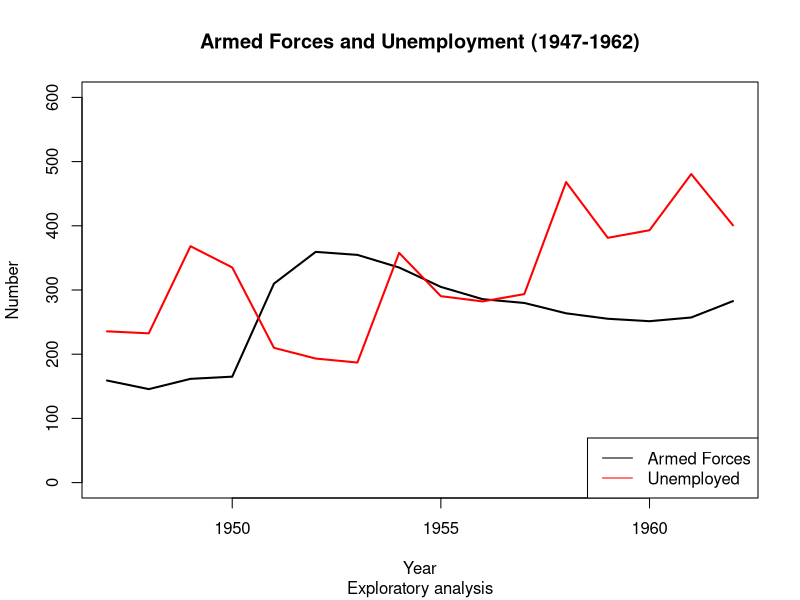
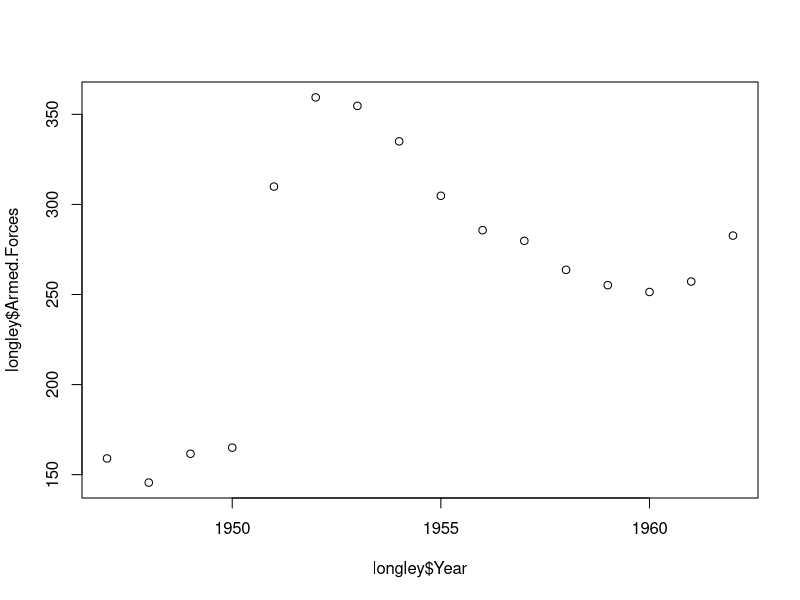
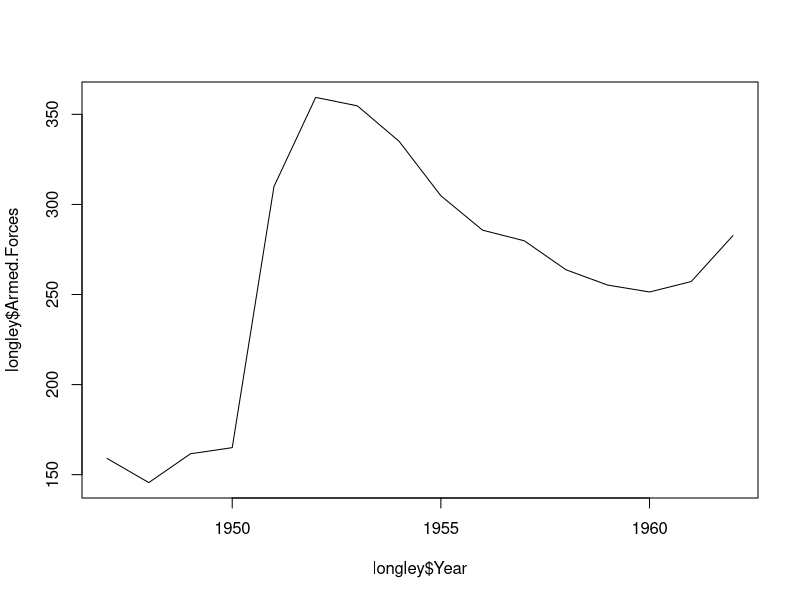
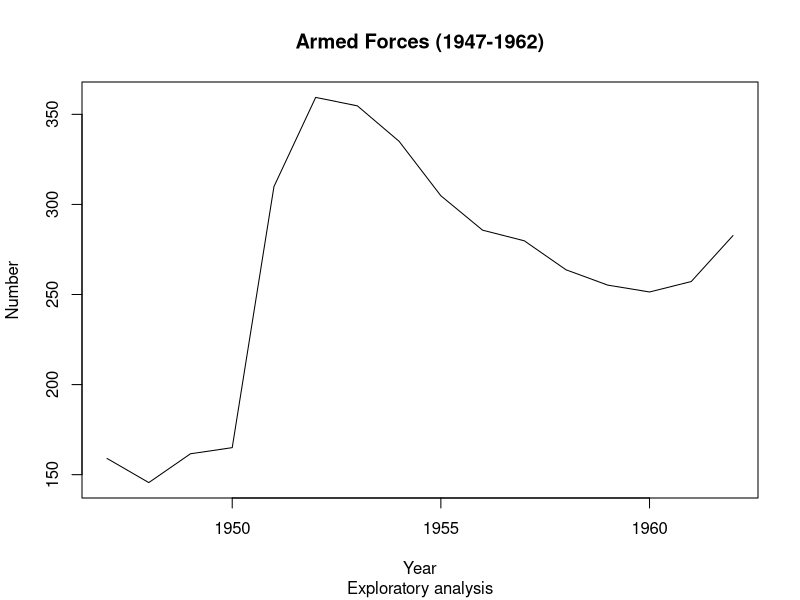
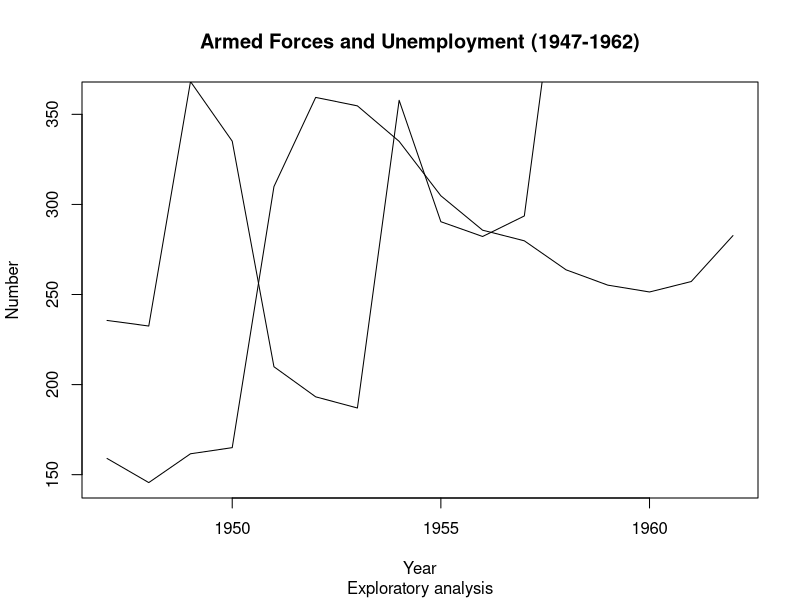
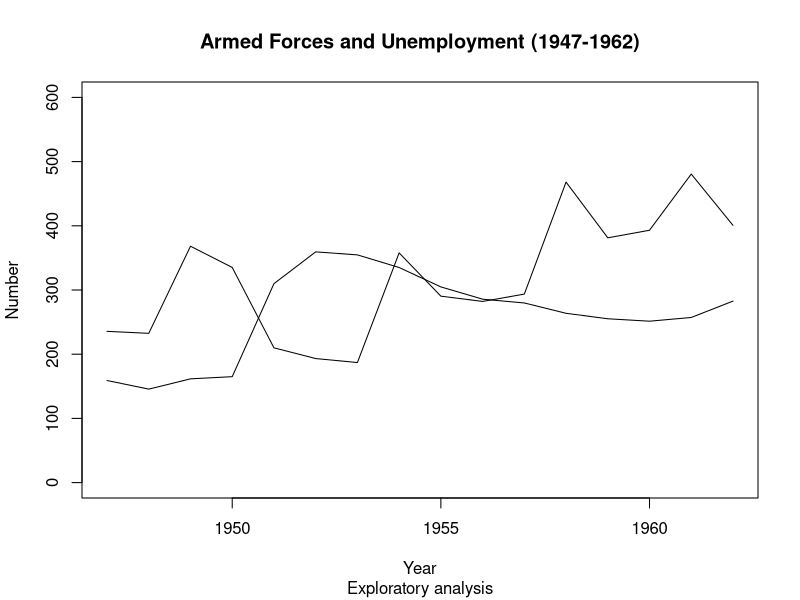
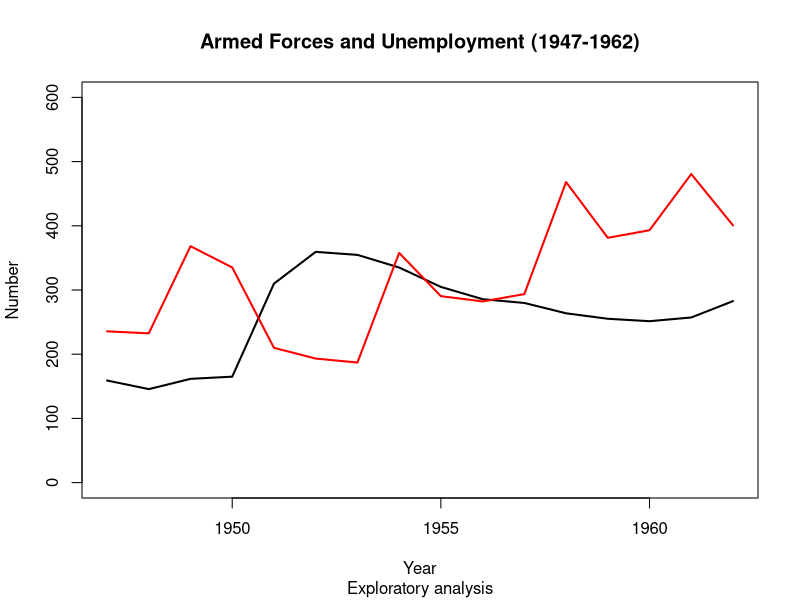
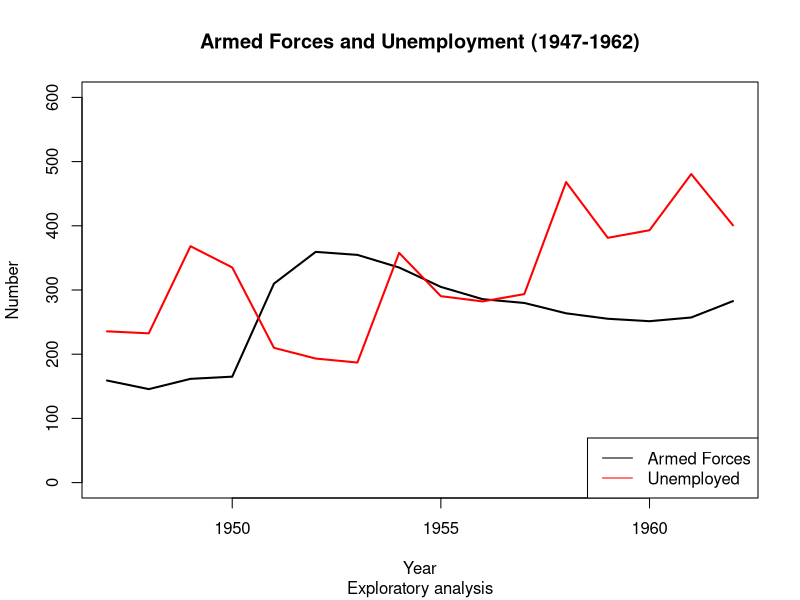

Write R code to recreate these figures, in order.
## ---- chunk 1
knitr::opts_chunk$set(eval=TRUE,echo = TRUE,collapse=TRUE,out.width = '80%')
#install.packages('dplyr')
#install.packages('MASS')
library('dplyr')
library('MASS')
sample_data<-read.csv("sample_data.csv",header=TRUE)
attach(sample_data)
## ---- chunk 2
plot(longley$Year, longley$Armed.Forces, type="l", lwd = 2, main="Armed Forces and Unemployment (1947-1962)", sub="Exploratory analysis",
     xlab="Year", ylab="Number", ylim=c(0,600))
points(longley$Year, longley$Unemployed, type="l", lwd = 2, col="red")
legend('bottomright', legend=c("Armed Forces","Unemployed"), col=c("black","red"), lty=c(1,1))
## ---- chunk 3
plot(longley$Year, longley$Armed.Forces)
## ---- chunk 4
plot(longley$Year, longley$Armed.Forces, type="l")
## ---- chunk 5
plot(longley$Year, longley$Armed.Forces, type="l", main="Armed Forces (1947-1962)", sub="Exploratory analysis",
     xlab="Year", ylab="Number")
## ---- chunk 6
plot(longley$Year, longley$Armed.Forces, type="l", main="Armed Forces and Unemployment (1947-1962)", sub="Exploratory analysis",
     xlab="Year", ylab="Number")
points(longley$Year, longley$Unemployed, type="l")
## ---- chunk 7
plot(longley$Year, longley$Armed.Forces, type="l", main="Armed Forces and Unemployment (1947-1962)", sub="Exploratory analysis",
     xlab="Year", ylab="Number", ylim=c(0,600))
points(longley$Year, longley$Unemployed, type="l")
## ---- chunk 8
plot(longley$Year, longley$Armed.Forces, type="l", lwd = 2, main="Armed Forces and Unemployment (1947-1962)", sub="Exploratory analysis",
     xlab="Year", ylab="Number", ylim=c(0,600))
points(longley$Year, longley$Unemployed, type="l", lwd = 2, col="red")
## ---- chunk 9
colors()[grep("orange",colors())]
## ---- chunk 10
plot(longley$Year, longley$Armed.Forces, type="l", lwd = 2, main="Armed Forces and Unemployment (1947-1962)", sub="Exploratory analysis",
     xlab="Year", ylab="Number", ylim=c(0,600))
points(longley$Year, longley$Unemployed, type="l", lwd = 2, col="red")
legend('bottomright', legend=c("Armed Forces","Unemployed"), col=c("black","red"), lty=c(1,1))
## ---- chunk 11
attach(mammals) 
plot(ecdf(body)(body),ecdf(brain)(brain), xlab = "ecdf of body", ylab = "ecdf of brain" )
## ---- chunk 12
curve(dnorm(x, 0, 1/3), from=-2, to=2, lwd = 2)
curve(x*sin(1/x), from =-1/10, to=1/10, lwd = 2)
## ---- chunk 13
# with argument 'n' we raise the # of points at which the function is evaluated (improves resolution)
curve(x*sin(1/x), from =-1/10, to=1/10, lwd = 2, n = 500)
## ---- chunk 14
# set margins of the graph (order: bottom, left, top, and right). The default is c(5.1, 4.1, 4.1, 2.1).
par(mar=c(5,5,2,2))
curve(x*sin(1/x), from =-1/10, to=1/10, lwd = 2, n = 500, col = "darkblue", xlab=expression(theta[i]), ylab=expression(y[i]), cex.lab = 2)
text(0, -0.05, "Fun with R", cex = 1.5, col = "purple")
text(0, 0.05, expression(y==theta*sin(1/theta)))
p <- 4
text(0, -0.075, bquote(beta[.(p)]), cex = 2)
mtext("Marginal text", side=4)
## ---- chunk 15
plot.new()
lines(x=c(0,1), y=c(0,1), col="red", lwd = 5)
axis(side=1, at=c(0, 0.5, 1), labels=c("a","b","c"), col="blue", lwd = 3)
axis(side=2, at=c(0, 0.5, 1), labels=c("I","II","III"), col="darkgreen", lwd = 3)
axis(side=4, at=c(0, 0.333, 0.667, 1), labels=c("i","ii", "iii", "iv"), col="purple", lwd = 3)
## ---- chunk 16
pie(table(situation), cex = 1.75, main = 'Marital status of participants')
## ---- chunk 17
dotchart(as.numeric(table(fat)), col = rainbow(8, start = 0.4, end = 1), labels=levels(fat), pch = 19, cex = 1.75, xlab = '# of participants', main = 'Type of fat in the diet')
## ---- chunk 18
hist(height,col="green",main="")
## ---- chunk 19
boxplot(height ~ gender, col="orange", xlab = 'gender', ylab = 'height (cm)')
## ---- chunk 20
# turn a contingency table into a proportions table
tss <- prop.table(table(situation, gender), 2)
barplot(tss,bes=T,leg=T)
barplot(tss,bes=F,leg=T)
## ---- chunk 21
set.seed(1)
hist(rnorm(10000, -3, 1), breaks = 50, prob = T, col = "lightblue", xlab = "", xlim = c(-8, 8), main = "Two empirical distributions")
hist(rnorm(10000, 3, 1), breaks = 50, prob = T, col = "blue", add =T)
curve(dnorm(x, -3, 1), lwd = 3, add = T, col = "red")
curve(dnorm(x, 3, 1), lwd = 3, add = T, col = "red")
legend("topright", ncol = 1, cex = 1.5, legend=c("Sample 1", "Sample 2"), fill=c("lightblue", "blue"))
## ---- chunk 22
# Split the window to have 3 lines and 2 columns of plots (to be filled by column)
par(mfcol=c(3,2))
# First plot
plot(1:3,1:3,col="red",type="l", xlab= "", ylab= "")	
plot(1:5,1:5,col="orange",type="p", xlab= "", ylab= "")	
plot(1:7,1:7,col="blue",type="b", xlab= "", ylab= "")	
plot(ts(rnorm(100)),col="purple", xlab= "", ylab= "")
curve(sqrt(x^2 - x^4), from = -1, to = 1, lwd = 2, xlab= "", ylab= "")
hist(rexp(100,1/2), main = "", xlab= "", ylab= "")
## ---- chunk 23
# create an empty plot
plot(0,0,"n", xlab="", ylab="") 
# add a segment joining two points
segments(x0=-0.5, y0=0, x1=1, y1=-0.5, col = "red", lwd = 4)
# add two segments, joining three points: first argument is the 'x' values, second is the 'y' values
lines(c(-1,0,1), c(-1,0.2,1), col = "blue", lwd = 4) 
## ---- chunk 24
plot(0,0,"n", xlab="", ylab="") 
abline(h=0.5, v=0, col = "purple", lwd = 4)
abline(a=1, b=1, col = "orange", lwd = 4)
